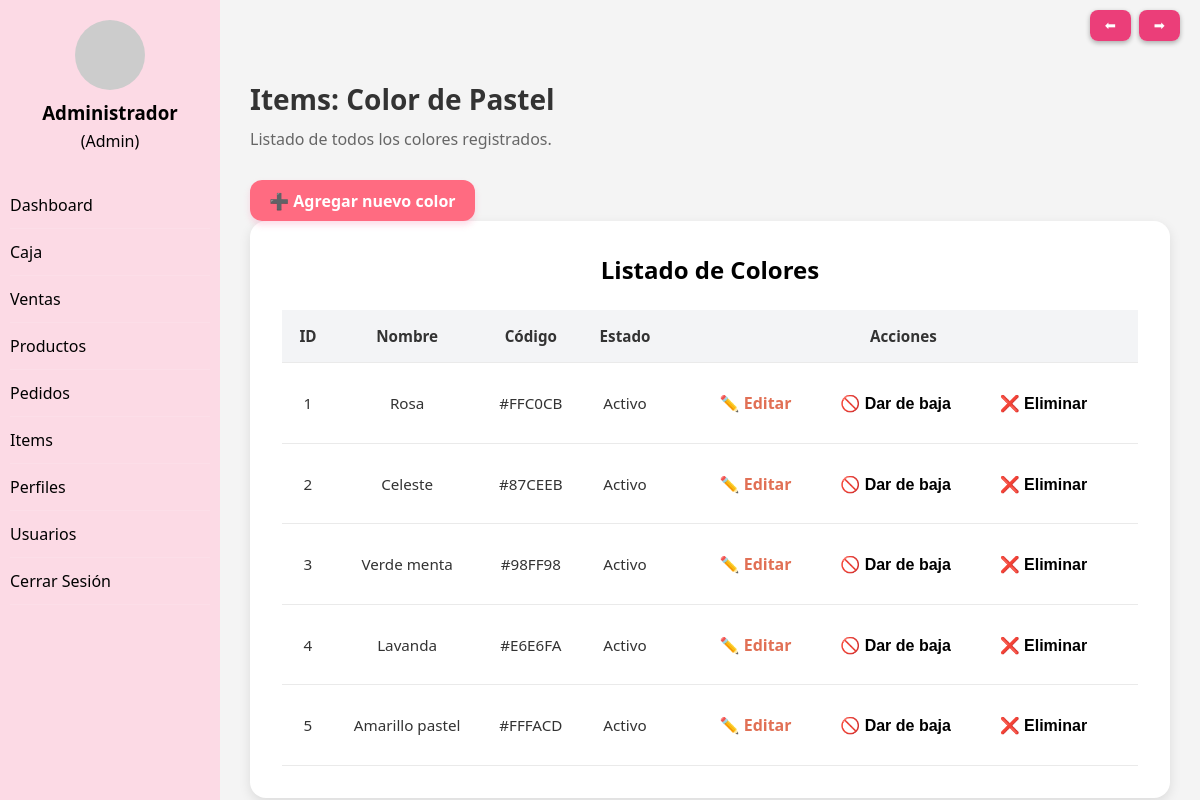
Page /views/pastel/listado_colorPastel.php (signed in) on the committed database.
### tables this page shows
CREATE TABLE color_pastel (ID_color_pastel INT NOT NULL AUTO_INCREMENT,
color_pastel_nombre VARCHAR (110) NOT NULL,
color_pastel_codigo VARCHAR (20),
RELA_estado_decoraciones INT NOT NULL,
PRIMARY KEY (ID_color_pastel));

CREATE TABLE estado_decoraciones (ID_estado_decoraciones INT NOT NULL AUTO_INCREMENT,
estado_decoraciones_descri VARCHAR (20) NOT NULL,
PRIMARY KEY (ID_estado_decoraciones));

### views/pastel/listado_colorPastel.php (the view, shortened to what this page needs)
<?php
include("../../includes/header.php");
require_once "C:/laragon/www/nuevo_ck/includes/navegacion.php";
$pdo = getConexion();
$query = "SELECT cp.id_color_pastel, cp.color_pastel_nombre, cp.color_pastel_codigo, e.estado_decoraciones_descri
        FROM color_pastel cp
        JOIN estado_decoraciones e ON cp.RELA_estado_decoraciones = e.ID_estado_decoraciones";
$stmt = $pdo->query($query);
$resultado = $stmt->fetchAll(PDO::FETCH_ASSOC);
?>
<h1>Items: Color de Pastel</h1>
<p class="description">Listado de todos los colores registrados.</p>
<a href="form_alta_colorPastel.php" class="btn-add">➕ Agregar nuevo color</a>
<div class="admin-table">
    <h2>Listado de Colores</h2>
    <table>
        <thead>
            <tr>
                <th>ID</th>
                <th>Nombre</th>
                <th>Código</th>
                <th>Estado</th>
                <th>Acciones</th>
            </tr>
        </thead>
        <tbody>
            <?php foreach ($resultado as $row) { ?>
                <tr>
                    <td><?php echo $row["id_color_pastel"]; ?></td>
                    <td><?php echo htmlspecialchars($row["color_pastel_nombre"]); ?></td>
                    <td><?php echo htmlspecialchars($row["color_pastel_codigo"]); ?></td>
                    <td><?php echo $row["estado_decoraciones_descri"]; ?></td>
                    <td>
                        <a class="btn-action btn-edit" href="form_modificar_colorPastel.php?id_color_pastel=<?php echo $row['id_color_pastel']; ?>"> ✏️ Editar </a>
                        <form id="form-baja-<?= $row['id_color_pastel']; ?>" method="post" action="../../controllers/pastel/baja_logica_colorPastel.php" style="display:inline;">
                            <button type="button" class="btn-action btn-baja" onclick="confirmarBaja('<?= $row['id_color_pastel']; ?>', 'form-baja')">🚫 Dar de baja</button>
                        </form>
                        <form id="form-eliminar-<?= $row['id_color_pastel']; ?>" method="post" action="../../controllers/pastel/baja_fisica_colorPastel.php" style="display:inline;">
                            <button type="button" class="btn-action btn-delete" onclick="confirmarEliminacion('<?= $row['id_color_pastel']; ?>', 'form-eliminar')">❌ Eliminar</button>
                        </form>
                </tr>
            <?php } ?>
        </tbody>
    </table>
</div>

### public/css/header.css (style rules this page uses)
* { margin: 0; padding: 0; box-sizing: border-box; }
body { display: flex; font-family: 'Segoe UI', sans-serif; background-color: #f4f4f4; color: #333; min-height: 100vh; }
.main-content h1 { font-size: 28px; margin-bottom: 10px; }
.description { margin-bottom: 30px; color: #666; }
.admin-table { background-color: #fff; padding: 2rem; border-radius: 16px; box-shadow: 0 4px 12px rgba(0, 0, 0, 0.1); margin-bottom: 2rem; overflow-x: auto; }
.admin-table h2 { text-align: center; color: #000; margin-bottom: 1.5rem; }
.admin-table table { width: 100%; border-collapse: collapse; min-width: 800px; }
.admin-table th, .admin-table td { padding: 1rem; text-align: center; border-bottom: 1px solid #eaeaea; font-size: 0.95rem; }
.admin-table th { background-color: #f3f4f6; color: #333; font-weight: bold; }
.admin-table a { color: #e17055; text-decoration: none; font-weight: bold; }
.btn-add { display: inline-block; text-decoration: none; padding: 0.6rem 1.2rem; background-color: #ff6b81; color: #fff; border: none; border-radius: 12px; font-weight: 600; font-size: 1rem; cursor: pointer; text-align: center; transition: background-color 0.3s ease, transform 0.2s ease, box-shadow 0.2s ease; box-shadow: 0 4px 6px rgba(247, 143, 179, 0.3); }
.btn-action { display: inline-block; padding: 0.6rem 1.2rem; font-size: 1rem; font-weight: 600; border: none; border-radius: 8px; color: #000; text-decoration: none; cursor: pointer; transition: all 0.3s ease; margin: 0.2rem; }
.btn-edit { background-color: #fff; }
.btn-baja { background-color: #fff; }
.btn-delete { background-color: #fff; }

### rows in the picture
color_pastel: ID_color_pastel "1", color_pastel_nombre "Rosa", color_pastel_codigo "#FFC0CB", estado_decoraciones.estado_decoraciones_descri "Activo"
color_pastel: ID_color_pastel "2", color_pastel_nombre "Celeste", color_pastel_codigo "#87CEEB", estado_decoraciones.estado_decoraciones_descri "Activo"
color_pastel: ID_color_pastel "3", color_pastel_nombre "Verde menta", color_pastel_codigo "#98FF98", estado_decoraciones.estado_decoraciones_descri "Activo"
color_pastel: ID_color_pastel "4", color_pastel_nombre "Lavanda", color_pastel_codigo "#E6E6FA", estado_decoraciones.estado_decoraciones_descri "Activo"
color_pastel: ID_color_pastel "5", color_pastel_nombre "Amarillo pastel", color_pastel_codigo "#FFFACD", estado_decoraciones.estado_decoraciones_descri "Activo"
